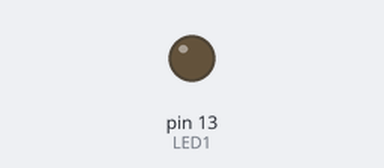
Recording of a sketch running on a simulated Arduino Uno, built with avr-gcc and run on an emulated ATmega328P. Parts: output pins drawn as LEDs (lit = HIGH). EEPROM starts erased; what the sketch prints to the serial monitor is not drawn. At 12.7 s the program stops and its outputs stay as they are.

Above: at 0.1 s.
At 9.6 s:
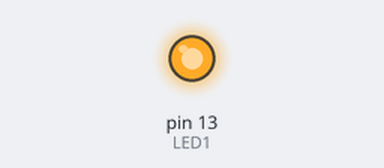
Timing chart, 0 to 11.1 s (numbered marks = the images above):
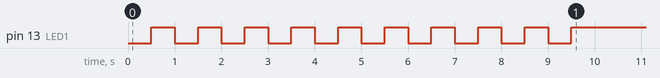

The sketch:

30_FRAM_Memory_Clear.ino
```cpp
// (licence header left out)
/*******************************************************************************************************
  Program Operation - This program tests clears an MB85RC16PNF or FM24CL64 FRAM from locations 0x00 to
  0x1FF that are used by the TTN sensor node program.

  Serial monitor baud rate is set at 115200.
*******************************************************************************************************/

//#include "FRAM_FM24CL64.h"            //library file for FM24CL64 FRAM, 64kbit, 8kbyte, I2C addresse 0x50
#include "FRAM_MB85RC16PNF.h"           //library file for MB85RC16PNF FRAM, 16kbit, 2kbyte, I2C addresses 0x50 to 0x57

#define LED1 13                         //on board LED is yellow
#include <Wire.h>
#include "I2C_Scanner.h"
#define FillValue 0x00                  //value used to fill (clear) memory

int16_t Memory_Address = 0x50;          //default start I2C address of MB85RC16PNF and FM24CL64 FRAM


void loop()
{
  Serial.println(F("Printing memory"));
  printMemory(0, 0x1FF);
  Serial.println();
  Serial.flush();

  Serial.println(F("Clearing memory"));

  fillMemory(0, 0x1FF, 0xFF);

  Serial.println(F("Printing memory"));
  printMemory(0, 0x1FF);
  Serial.println();
  Serial.flush();

  Serial.println(F("Memory cleared"));
  while(1);
}


void led_Flash(uint16_t flashes, uint16_t delaymS)
{
  uint16_t index;

  for (index = 1; index <= flashes; index++)
  {
    digitalWrite(LED1, LOW);                    //board LED on
    delay(delaymS);
    digitalWrite(LED1, HIGH);                     //board LED off
    delay(delaymS);
  }
}


void setup()
{
  pinMode(LED1, OUTPUT);                          //setup board LED pin as output
  led_Flash(10, 500);                             //10 LED flashes to indicate program start

  digitalWrite(LED1, LOW);                        //LED on

  Serial.begin(115200);
  Serial.println();
  Serial.println(F("30_FRAM_Memory_Clear"));
  Serial.println();

  digitalWrite(LED1, HIGH);                       //LED off, means I2C scan did not lock up

  setup_I2CScan();
  run_I2CScan();
  delay(2000);

  memoryStart(Memory_Address);                    //optional command to start memory with I2C address, if required
}
```

FRAM_MB85RC16PNF.h
```cpp
// (licence header left out)
/*******************************************************************************************************
  Library Operation - This library is for reading from and writing to the 16kbit (2Kbyte) I2C FRAMS.
  These FRAMS present as a series of eight 256 byte pages at I2C addresses 0X50 to 0x57. The library
  calculates from the passed address which page to write to. For variables that are larger than one
  uint8_t take care not to set the address so that a write would cross a page boundary. The library
  does not deal with writes or reads that cross the 256 byte pages of the device.
*******************************************************************************************************/

#include <Wire.h>

int16_t Memory_I2C_Addr = 0x50;              //default I2C address of MB85RC16PNF FRAM


void memoryStart(int16_t addr)
{
  Memory_I2C_Addr = addr;
  Wire.begin();
}


void memorySetAddress(int16_t addr)
{
  Memory_I2C_Addr = addr;

}


void memoryEnd()
{
  //left empty for future use
}


/***************************************************************************
  Write Routines
 **************************************************************************/

void writeMemoryChar(uint16_t addr, char x)
{
  uint8_t msb_addr = (highByte(addr) & 0x07);             //get 3 MSB bits of address
  uint8_t lsb_addr = lowByte(addr);

  Wire.beginTransmission(Memory_I2C_Addr + msb_addr);
  Wire.write(lsb_addr);
  Wire.write(x);
  Wire.endTransmission();
}


void writeMemoryInt8(uint16_t addr, int8_t x)
{
  uint8_t msb_addr = (highByte(addr) & 0x07);             //get 3 MSB bits of address
  uint8_t lsb_addr = lowByte(addr);

  Wire.beginTransmission(Memory_I2C_Addr + msb_addr);
  Wire.write(lsb_addr);
  Wire.write(x);
  Wire.endTransmission();
}


void writeMemoryUint8(uint16_t addr, uint8_t x)
{
  uint8_t msb_addr = (highByte(addr) & 0x07);             //get 3 MSB bits of address
  uint8_t lsb_addr = lowByte(addr);

  Wire.beginTransmission(Memory_I2C_Addr + msb_addr);
  Wire.write(lsb_addr);
  Wire.write(x);
  Wire.endTransmission();
}


void writeMemoryInt16(uint16_t addr, int16_t x)
{

  uint8_t msb_addr = (highByte(addr) & 0x07);              //get 3 MSB bits of address
  uint8_t lsb_addr = lowByte(addr);
  uint8_t msb_data = highByte(x);
  uint8_t lsb_data = lowByte(x);

  Wire.beginTransmission(Memory_I2C_Addr + msb_addr);
  Wire.write(lsb_addr);
  Wire.write(lsb_data);
  Wire.write(msb_data);
  Wire.endTransmission();
}


void writeMemoryUint16(uint16_t addr, uint16_t x)
{
  uint8_t msb_addr = (highByte(addr) & 0x07);              //get 3 MSB bits of address
  uint8_t lsb_addr = lowByte(addr);
  uint8_t msb_data = highByte(x);
  uint8_t lsb_data = lowByte(x);

  Wire.beginTransmission(Memory_I2C_Addr + msb_addr);
  Wire.write(lsb_addr);
  Wire.write(lsb_data);
  Wire.write(msb_data);
  Wire.endTransmission();
}


void writeMemoryInt32(uint16_t addr, int32_t x)
{
  uint8_t index, val;
  uint8_t msb_addr = (highByte(addr) & 0x07);            //get 3 MSB bits of address
  uint8_t lsb_addr = lowByte(addr);

  union
  {
    uint8_t b[4];
    uint32_t f;
  } data;

  data.f = x;

  Wire.beginTransmission(Memory_I2C_Addr + msb_addr);
  Wire.write(lsb_addr);

  for (index = 0; index < 4; index++)
  {
    val = data.b[index];
    Wire.write(val);                                   //write the data
  }

  Wire.endTransmission();
}


void writeMemoryUint32(uint16_t addr, uint32_t x)
{
  uint8_t index, val;
  uint8_t msb_addr = (highByte(addr) & 0x07);            //get 3 MSB bits of address
  uint8_t lsb_addr = lowByte(addr);

  union
  {
    uint8_t b[4];
    uint32_t f;
  } data;

  data.f = x;

  Wire.beginTransmission(Memory_I2C_Addr + msb_addr);
  Wire.write(lsb_addr);

  for (index = 0; index < 4; index++)
  {
    val = data.b[index];
    Wire.write(val);                                   //write the data
  }

  Wire.endTransmission();
}


void writeMemoryFloat(uint16_t addr, float x)
{
  uint8_t index, val;
  uint8_t msb_addr = (highByte(addr) & 0x07);            //get 3 MSB bits of address
  uint8_t lsb_addr = lowByte(addr);

  union
  {
    uint8_t b[4];
    float f;
  } data;

  data.f = x;

  Wire.beginTransmission(Memory_I2C_Addr + msb_addr);
  Wire.write(lsb_addr);

  for (index = 0; index < 4; index++)
  {
    val = data.b[index];
    Wire.write(val);                                          //write the data
  }

  Wire.endTransmission();
}

/***************************************************************************
  Read Routines
 **************************************************************************
*/


char readMemoryChar(uint16_t addr)
{
  char data;
  uint8_t msb_addr = (highByte(addr) & 0x07);            //get 3 MSB bits of address
  uint8_t lsb_addr = lowByte(addr);

  Wire.beginTransmission(Memory_I2C_Addr + msb_addr);
  Wire.write(lsb_addr);
  Wire.endTransmission();
  Wire.requestFrom((Memory_I2C_Addr + msb_addr), 1);
  data = Wire.read();
  return data;
}


int8_t readMemoryInt8(uint16_t addr)
{
  int8_t data;
  uint8_t msb_addr = (highByte(addr) & 0x07);            //get 3 MSB bits of address
  uint8_t lsb_addr = lowByte(addr);

  Wire.beginTransmission(Memory_I2C_Addr + msb_addr);
  Wire.write(lsb_addr);
  Wire.endTransmission();
  Wire.requestFrom((Memory_I2C_Addr + msb_addr), 1);
  data = Wire.read();
  return data;
}


uint8_t readMemoryUint8(uint16_t addr)
{
  uint8_t data;
  uint8_t msb_addr = (highByte(addr) & 0x07);            //get 3 MSB bits of address
  uint8_t lsb_addr = lowByte(addr);

  Wire.beginTransmission(Memory_I2C_Addr + msb_addr);
  Wire.write(lsb_addr);
  Wire.endTransmission();
  Wire.requestFrom((Memory_I2C_Addr + msb_addr), 1);
  data = Wire.read();
  return data;
}


int16_t readMemoryInt16(uint16_t addr)
{

  uint8_t lsb_data, msb_data;
  uint8_t msb_addr = (highByte(addr) & 0x07);            //get 3 MSB bits of address
  uint8_t lsb_addr = lowByte(addr);

  Wire.beginTransmission(Memory_I2C_Addr + msb_addr);
  Wire.write(lsb_addr);
  Wire.endTransmission();
  Wire.requestFrom(Memory_I2C_Addr + msb_addr, 2);
  lsb_data = Wire.read();
  msb_data = Wire.read();

  return (lsb_data + (msb_data * 256));
}


uint16_t readMemoryUint16(uint16_t addr)
{

  uint8_t lsb_data, msb_data;
  uint8_t msb_addr = (highByte(addr) & 0x07);            //get 3 MSB bits of address
  uint8_t lsb_addr = lowByte(addr);

  Wire.beginTransmission(Memory_I2C_Addr + msb_addr);
  Wire.write(lsb_addr);
  Wire.endTransmission();
  Wire.requestFrom(Memory_I2C_Addr + msb_addr, 2);
  lsb_data = Wire.read();
  msb_data = Wire.read();

  return (lsb_data + (msb_data * 256));
}


int32_t readMemoryInt32(uint16_t addr)
{
  uint8_t val, index;
  uint8_t msb_addr = (highByte(addr) & 0x07);            //get 3 MSB bits of address
  uint8_t lsb_addr = lowByte(addr);

  Wire.beginTransmission(Memory_I2C_Addr + msb_addr);
  Wire.write(lsb_addr);
  Wire.endTransmission();
  Wire.requestFrom(Memory_I2C_Addr + msb_addr, 4);

  union
  {
    uint8_t b[4];
    uint32_t f;
  } readdata;

  for (index = 0; index < 4; index++)
  {
    val = Wire.read();
    readdata.b[index] = val;
  }

  return readdata.f;
}


uint32_t readMemoryUint32(uint16_t addr)
{
  uint8_t val, index;
  uint8_t msb_addr = (highByte(addr) & 0x07);            //get 3 MSB bits of address
  uint8_t lsb_addr = lowByte(addr);

  Wire.beginTransmission(Memory_I2C_Addr + msb_addr);
  Wire.write(lsb_addr);
  Wire.endTransmission();
  Wire.requestFrom(Memory_I2C_Addr + msb_addr, 4);

  union
  {
    uint8_t b[4];
    uint32_t f;
  } readdata;

  for (index = 0; index < 4; index++)
  {
    val = Wire.read();
    readdata.b[index] = val;
  }

  return readdata.f;
}


float readMemoryFloat(uint16_t addr)
{
  uint8_t val, index;

  uint8_t msb_addr = (highByte(addr) & 0x07);            //get 3 MSB bits of address
  uint8_t lsb_addr = lowByte(addr);

  Wire.beginTransmission(Memory_I2C_Addr + msb_addr);
  Wire.write(lsb_addr);
  Wire.endTransmission();
  Wire.requestFrom(Memory_I2C_Addr + msb_addr, 4);

  union
  {
    uint8_t b[4];
    float f;
  } readdata;


  for (index = 0; index < 4; index++)
  {
    val = Wire.read();
    readdata.b[index] = val;
  }
  return readdata.f;
}


/***************************************************************************
  Start of general purpose memory routines
***************************************************************************/

uint16_t CRCMemory(uint16_t startaddr, uint16_t endaddr, uint16_t startval)
{
  uint16_t i, libraryCRC;
  uint8_t j;

  libraryCRC = startval;                                     //start value for CRC16, often 0xffff

  for (i = startaddr; i <= endaddr; i++)                     //element 4 is first character after $$$$ at start
  {
    libraryCRC ^= ((uint16_t)readMemoryUint8(i) << 8);
    for (j = 0; j < 8; j++)
    {
      if (libraryCRC & 0x8000)
        libraryCRC = (libraryCRC << 1) ^ 0x1021;
      else
        libraryCRC <<= 1;
    }
  }
  return libraryCRC;

}


void printMemory(uint16_t start_addr, uint16_t end_addr)
{
  //print the contents of Memory

  uint8_t value;

  for (uint16_t a = start_addr; a <= end_addr; a++)
  {
    value = readMemoryUint8(a);
    if ((a % 16) == 0)
    {
      Serial.println();
      Serial.print(F("0x"));
      if (a < 0x10)
      {
        Serial.print('0');
      }
      Serial.print(a, HEX);
      Serial.print(F(": "));
    }
    Serial.print(F("0x"));
    if (value < 0x10)
      Serial.print('0');
    Serial.print(value, HEX);
    Serial.print(F(" "));
  }
  Serial.println();
}


void fillMemory(uint16_t startaddr, uint16_t endaddr, uint8_t lval)
{
  uint16_t i;
  for (i = startaddr; i <= endaddr; i++)
  {
    writeMemoryUint8(i, lval);
  }
}


/*
  MIT license

  Permission is hereby granted, free of charge, to any person obtaining a copy of this software and associated
  documentation files (the "Software"), to deal in the Software without restriction, including without limitation
  the rights to use, copy, modify, merge, publish, distribute, sublicense, and/or sell copies of the Software,
  and to permit persons to whom the Software is furnished to do so, subject to the following conditions:

  The above copyright notice and this permission notice shall be included in all copies or substantial portions
  of the Software.

  THE SOFTWARE IS PROVIDED "AS IS", WITHOUT WARRANTY OF ANY KIND, EXPRESS OR IMPLIED, INCLUDING BUT NOT LIMITED
  TO THE WARRANTIES OF MERCHANTABILITY, FITNESS FOR A PARTICULAR PURPOSE AND NONINFRINGEMENT. IN NO EVENT SHALL
  THE AUTHORS OR COPYRIGHT HOLDERS BE LIABLE FOR ANY CLAIM, DAMAGES OR OTHER LIABILITY, WHETHER IN AN ACTION OF
  CONTRACT, TORT OR OTHERWISE, ARISING FROM, OUT OF OR IN CONNECTION WITH THE SOFTWARE OR THE USE OR OTHER
  DEALINGS IN THE SOFTWARE.
*/
```

I2C_Scanner.h
```cpp
   // --------------------------------------
    // i2c_scanner
    //
    // Version 1
    //    This program (or code that looks like it)
    //    can be found in many places.
    //    For example on the Arduino.cc forum.
    //    The original author is not know.
    // Version 2, Juni 2012, Using Arduino 1.0.1
    //     Adapted to be as simple as possible by Arduino.cc user Krodal
    // Version 3, Feb 26  2013
    //    V3 by louarnold
    // Version 4, March 3, 2013, Using Arduino 1.0.3
    //    by Arduino.cc user Krodal.
    //    Changes by louarnold removed.
    //    Scanning addresses changed from 0...127 to 1...119,
    //    according to the i2c scanner by Nick Gammon
    //    http://www.gammon.com.au/forum/?id=10896
    // Version 5, March 28, 2013
    //    As version 4, but address scans now to 127.
    //    A sensor seems to use address 120.
    // Version 6, November 27, 2015.
    //    Added waiting for the Leonardo serial communication.
    //
    //
    // This sketch tests the standard 7-bit addresses
    // Devices with higher bit address might not be seen properly.
    //


    //#include <Wire.h>


    void setup_I2CScan()
    {
      Wire.begin();

      //Serial.begin(9600);
      Serial.println("I2C Scanner");
    }


    void run_I2CScan()
    {
      byte error, address;
      int nDevices;

      Serial.println("Scanning for I2C Devices...");

      nDevices = 0;
      for(address = 1; address < 127; address++ )
      {
        // The i2c_scanner uses the return value of
        // the Write.endTransmisstion to see if
        // a device did acknowledge to the address.
        Wire.beginTransmission(address);
        error = Wire.endTransmission();

        if (error == 0)
        {
          Serial.print("I2C device found at address 0x");
          if (address<16)
            Serial.print("0");
          Serial.println(address,HEX);

          nDevices++;
        }
        else if (error==4)
        {
          Serial.print("Unknown error at address 0x");
          if (address<16)
            Serial.print("0");
          Serial.println(address,HEX);
        }
      }
      if (nDevices == 0)
        Serial.println("No I2C devices found");
      else
        Serial.println("done");

     Wire.endTransmission();
    }
```
